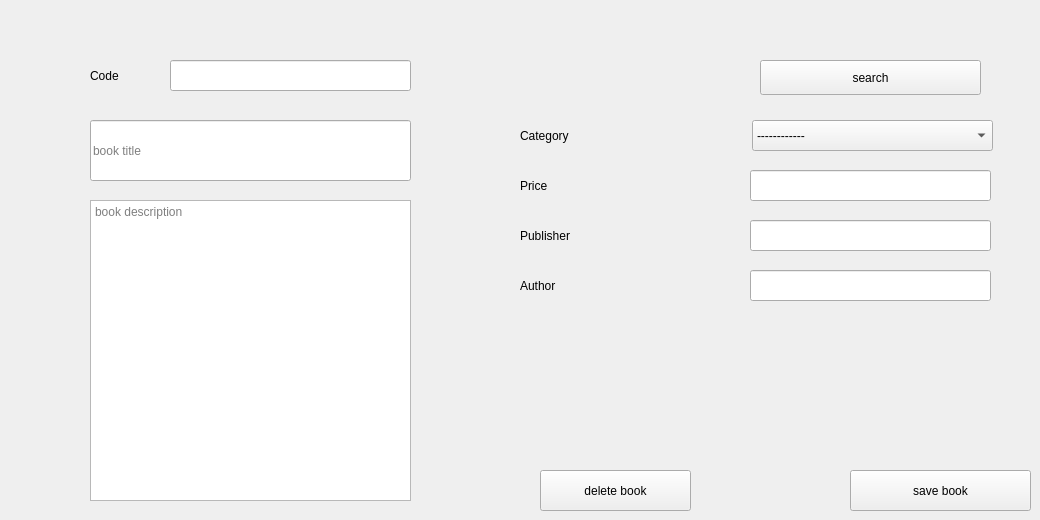
      <widget class="QWidget" name="EditBookTab">
       <property name="styleSheet">
        <string notr="true">font: 11pt &quot;MS Shell Dlg 2&quot;;</string>
       </property>
       <attribute name="title">
        <string>Edit Book Info</string>
       </attribute>
       <widget class="QPushButton" name="pushButton_11">
        <property name="geometry">
         <rect>
          <x>850</x>
          <y>470</y>
          <width>181</width>
          <height>41</height>
         </rect>
        </property>
        <property name="text">
         <string>save book</string>
        </property>
       </widget>
       <widget class="QLineEdit" name="lineEdit_7">
        <property name="geometry">
         <rect>
          <x>170</x>
          <y>60</y>
          <width>241</width>
          <height>31</height>
         </rect>
        </property>
       </widget>
       <widget class="QPushButton" name="pushButton_13">
        <property name="geometry">
         <rect>
          <x>540</x>
          <y>470</y>
          <width>151</width>
          <height>41</height>
         </rect>
        </property>
        <property name="text">
         <string>delete book</string>
        </property>
       </widget>
       <widget class="QLabel" name="label_16">
        <property name="geometry">
         <rect>
          <x>520</x>
          <y>270</y>
          <width>171</width>
          <height>31</height>
         </rect>
        </property>
        <property name="text">
         <string>Author</string>
        </property>
       </widget>
       <widget class="QPushButton" name="pushButton_12">
        <property name="geometry">
         <rect>
          <x>760</x>
          <y>60</y>
          <width>221</width>
          <height>35</height>
         </rect>
        </property>
        <property name="text">
         <string>search</string>
        </property>
       </widget>
       <widget class="QLabel" name="label_12">
        <property name="geometry">
         <rect>
          <x>520</x>
          <y>120</y>
          <width>171</width>
          <height>31</height>
         </rect>
        </property>
        <property name="text">
         <string>Category</string>
        </property>
       </widget>
       <widget class="QTextEdit" name="textEdit_2">
        <property name="geometry">
         <rect>
          <x>90</x>
          <y>200</y>
          <width>321</width>
          <height>301</height>
         </rect>
        </property>
        <property name="placeholderText">
         <string>book description</string>
        </property>
       </widget>
       <widget class="QLabel" name="label_13">
        <property name="geometry">
         <rect>
          <x>90</x>
          <y>60</y>
          <width>71</width>
          <height>31</height>
         </rect>
        </property>
        <property name="text">
         <string>Code</string>
        </property>
       </widget>
       <widget class="QComboBox" name="comboBox_8">
        <property name="geometry">
         <rect>
          <x>752</x>
          <y>120</y>
          <width>241</width>
          <height>31</height>
         </rect>
        </property>
        <item>
         <property name="text">
          <string>------------</string>
         </property>
        </item>
       </widget>
       <widget class="QLabel" name="label_10">
        <property name="geometry">
         <rect>
          <x>520</x>
          <y>170</y>
          <width>171</width>
          <height>31</height>
         </rect>
        </property>
        <property name="text">
         <string>Price</string>
        </property>
       </widget>
       <widget class="QLabel" name="label_15">
        <property name="geometry">
         <rect>
          <x>520</x>
          <y>220</y>
          <width>171</width>
          <height>31</height>
         </rect>
        </property>
        <property name="text">
         <string>Publisher</string>
        </property>
       </widget>
       <widget class="QLineEdit" name="lineEdit_9">
        <property name="geometry">
         <rect>
          <x>90</x>
          <y>120</y>
          <width>321</width>
          <height>61</height>
         </rect>
        </property>
        <property name="placeholderText">
         <string>book title</string>
        </property>
       </widget>
       <widget class="QLineEdit" name="lineEdit_10">
        <property name="geometry">
         <rect>
          <x>750</x>
          <y>170</y>
          <width>241</width>
          <height>31</height>
         </rect>
        </property>
       </widget>
       <widget class="QLineEdit" name="lineEdit_12">
        <property name="geometry">
         <rect>
          <x>750</x>
          <y>220</y>
          <width>241</width>
          <height>31</height>
         </rect>
        </property>
       </widget>
       <widget class="QLineEdit" name="lineEdit_13">
        <property name="geometry">
         <rect>
          <x>750</x>
          <y>270</y>
          <width>241</width>
          <height>31</height>
         </rect>
        </property>
       </widget>
      </widget>
